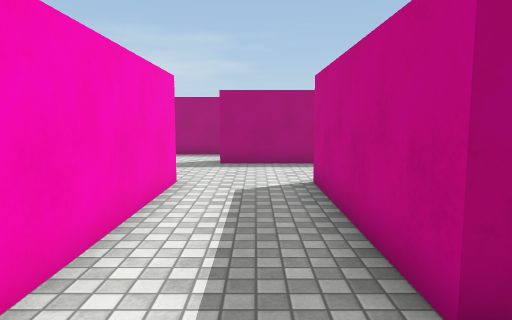
view 1 (above)

19 first-person views from a walk through a 3-D level made in the Unity game engine. The camera is 1.4 m above the floor, tilts 6° down and sees 70° across. The floor is counted in squares, 1 m on a side. Each view is taken from the middle of a square. On the plan, view 1 faces up. The plan holds only what a view shows up to about 16 squares ahead; the rest is blank. Surface patterns are stand-ins for the level's own textures.

view 2
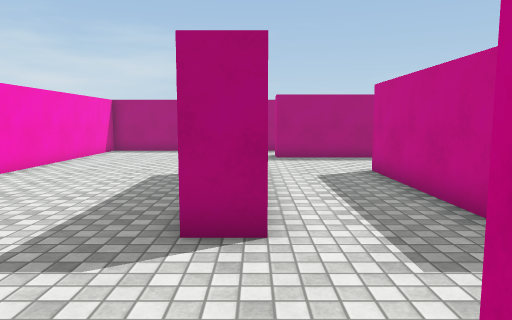

view 3
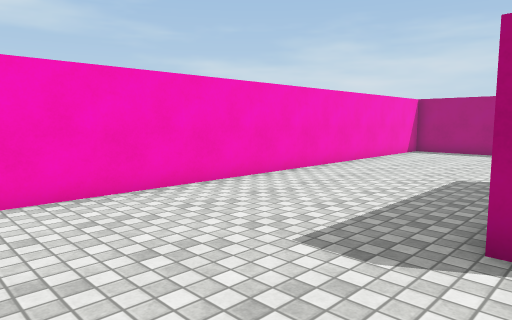

view 4
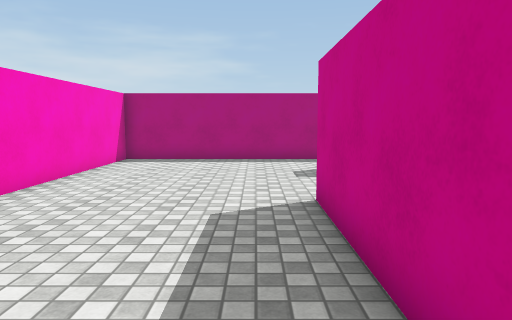

view 5
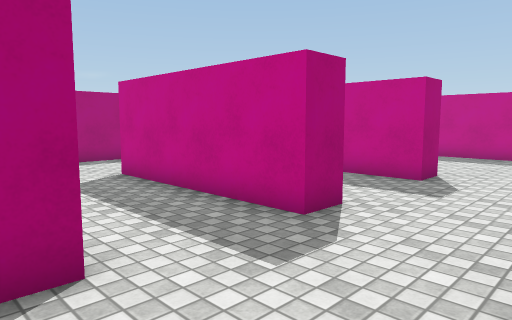

view 6
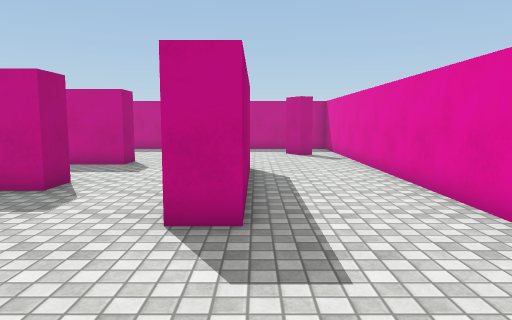

view 7
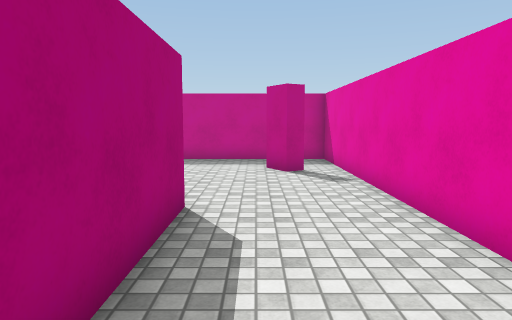

view 8
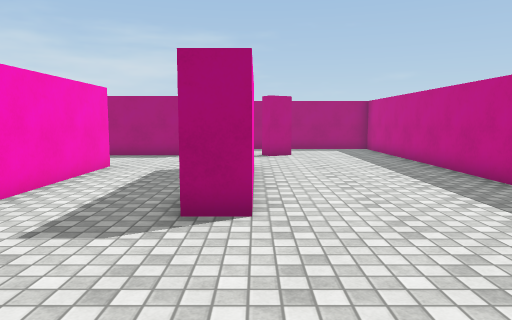

view 9
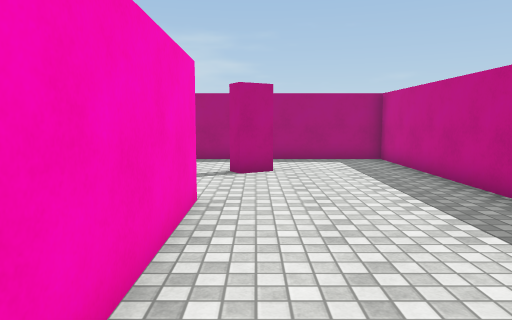

view 10
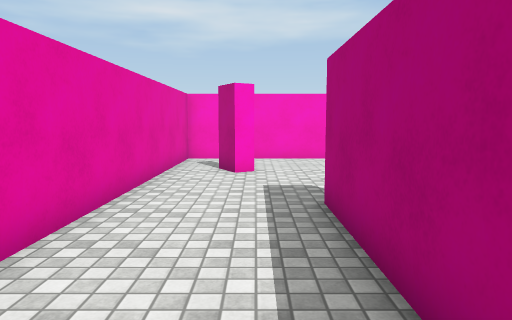

view 11
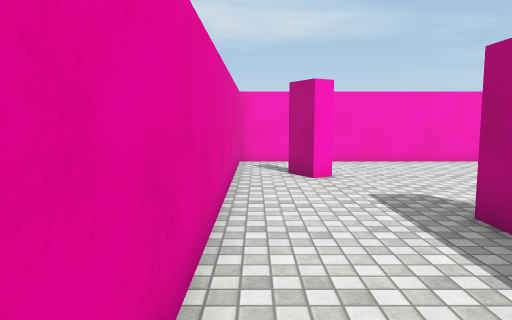

view 12
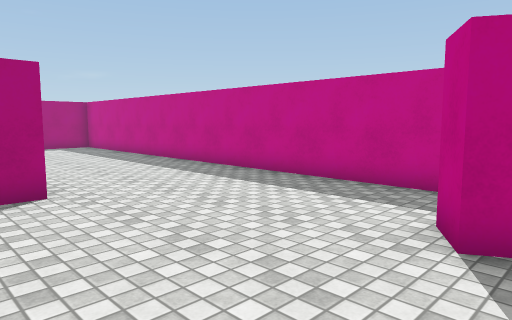

view 13
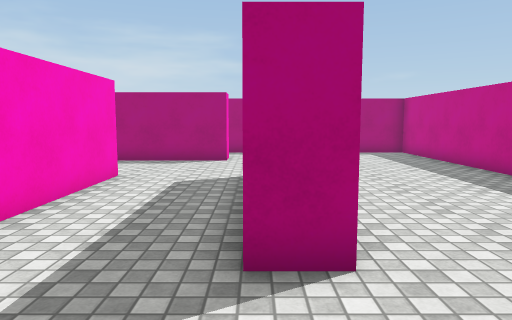

view 14
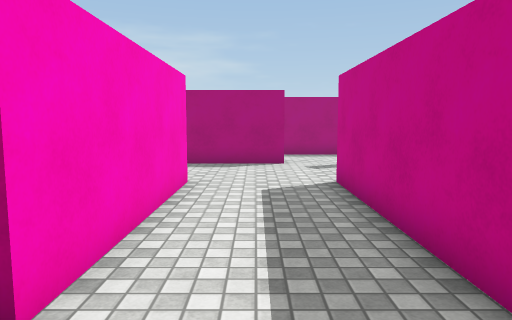

view 15
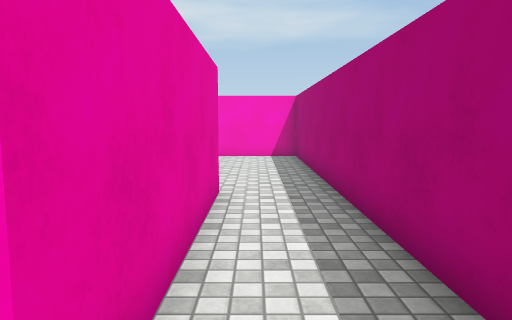

view 16
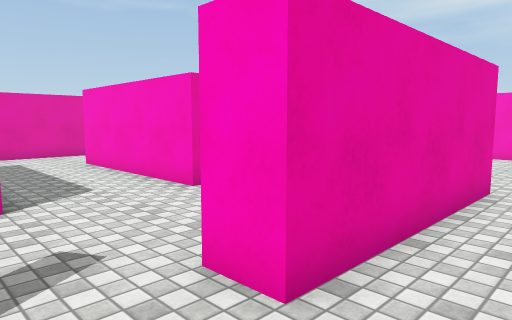

view 17
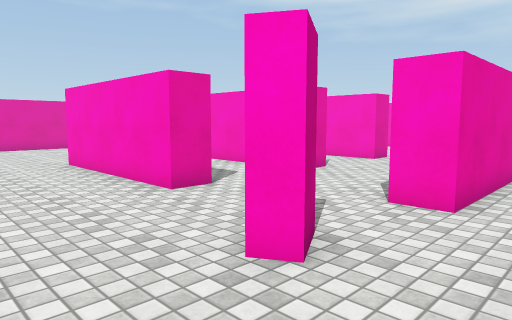

view 18
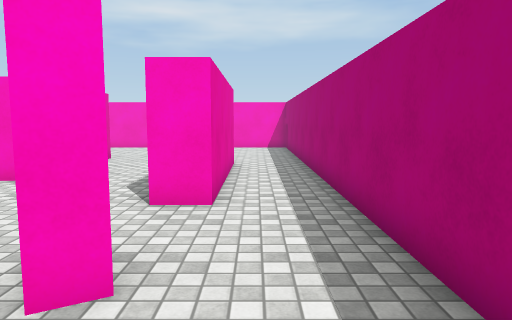

view 19
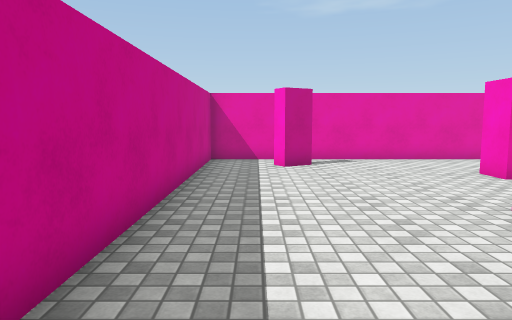

### Floor plan
Points are (right, up) in squares from view 1. A wall is a line through its corners. A room is listed if a view was taken in it or the views show most of it. See-through windows are left out.
Room 1 (views 1, 2, 3, 4, 5, 6, 7, 8, 9, 10, 11, 12, 13, 14, 15, 16, 17, 18, 19)
walls: (2.4, 2.3) (1.3, 2.3) (1.3, 8.5) (2.4, 8.5) (2.4, 2.3); (5.9, 2.3) (5.9, 8.5) (6.9, 8.5) (6.9, 2.3) (5.9, 2.3); (1.2, -0.8) (4.9, -0.8) (4.9, -1.8) (-1.2, -1.8) (-1.2, -0.8); (-2.9, 3.4) (-2.9, 8.5) (-1.9, 8.5) (-1.9, 2.3) (-3, 2.3); (4.9, 12.2) (-1.2, 12.2) (-1.2, 13.3) (4.9, 13.3) (4.9, 12.2); (7.6, 11.8) (7.3, 12.3) (8.2, 12.9) (8.5, 12.3) (7.6, 11.8); (9.5, -4.4) (9.2, -3.9) (10.1, -3.3) (10.4, -3.9); (-5.3, -3) (-5, -3.6); (-4.4, -5.6) (12.7, -5.6) (12.7, 15.6) (-8.9, 15.6) (-8.9, -3.6)
ways out: opening at (-7.5, -4) to room 2; opening at (-5.5, -5) to room 2
Room 2 (no view inside)
walls: (-8.9, -3.6) (-8.9, -5.6) (-4.4, -5.6); (-5, -3.6) (-6, -4.1)
ways out: opening at (-7.5, -4) to room 1; opening at (-5.5, -5) to room 1

Where each view was taken, in squares from view 1:
view 1: 0 up, 0 right, facing up
view 2: 2 down, 2 left, facing up
view 3: 2 down, 2 left, facing up-left
view 4: 2 up, 4 left, facing up
view 5: 1 down, 3 left, facing up-right
view 6: 2 down, 6 left, facing right
view 7: 3 down, 1 left, facing right
view 8: 3 down, 7 right, facing up
view 9: 2 up, 8 right, facing up
view 10: 3 down, 5 right, facing left
view 11: 5 down, 4 right, facing left
view 12: 5 down, 5 right, facing up-right
view 13: 1 down, 6 right, facing up
view 14: 0 up, 4 right, facing up
view 15: 14 up, 6 right, facing left
view 16: 15 up, 7 right, facing down-left
view 17: 15 up, 11 right, facing down-left
view 18: 14 up, 11 right, facing left
view 19: 8 up, 11 right, facing down
